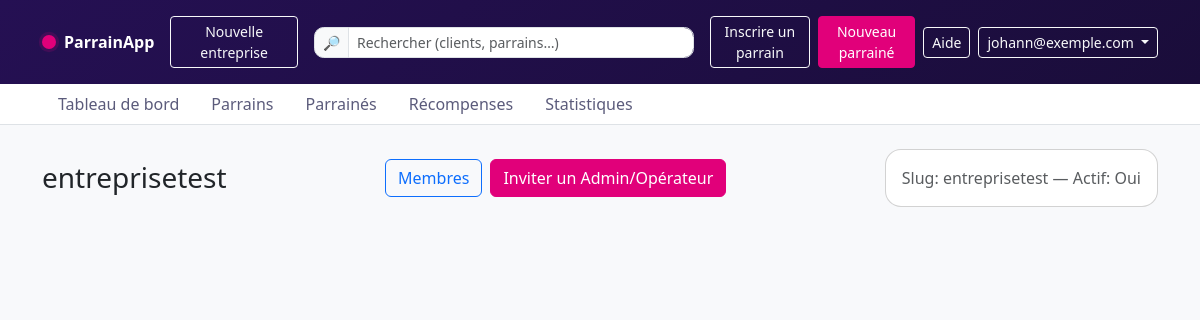
Page /companies/entreprisetest/ (signed in) on the committed database.
### accounts/models.py (models this page shows, shortened)
class User(AbstractUser):
    username = None
    email = models.EmailField(_("email address"), unique=True)
    role = models.CharField(
        max_length=32,
        choices=Roles.choices,
        default=Roles.CLIENT,
    )
    is_verified = models.BooleanField(default=False)
    USERNAME_FIELD = "email"
    REQUIRED_FIELDS = []  # pour createsuperuser
    objects = UserManager()
    @property
    def is_superadmin(self):  # property pour templating simple
        return self.role == Roles.SUPERADMIN

### companies/models.py (models this page shows, shortened)
class Company(models.Model):
    name = models.CharField(max_length=150, unique=True)
    slug = models.SlugField(max_length=180, unique=True, blank=True)
    owner = models.ForeignKey(
        User, on_delete=models.SET_NULL, null=True, blank=True,
        related_name="owned_companies"
    )
    created_by = models.ForeignKey(
        User, on_delete=models.SET_NULL, null=True, blank=True,
        related_name="created_companies"
    )
    is_active = models.BooleanField(default=True)
    created_at = models.DateTimeField(auto_now_add=True)
    class Meta:
        ordering = ["name"]

### companies/views.py (the view)
# urls.py: path("<slug:slug>/", CompanyDetailView.as_view(), name="detail"),
class CompanyDetailView(SuperadminRequiredMixin, View):
    template_name = "companies/company_detail.html"
    def get(self, request, slug):
        company = get_object_or_404(Company, slug=slug)
        return render(request, self.template_name, {"company": company})

### core/permissions.py (called while the page is built)
def is_superadmin(user):
    return getattr(user, "is_authenticated", False) and user.role == "SUPERADMIN"

    def dispatch(self, request, *args, **kwargs):
        if not is_superadmin(request.user):
            raise PermissionDenied
        return super().dispatch(request, *args, **kwargs)

### frontend/templates/companies/company_detail.html (shortened to what this page needs)
{% extends "base.html" %}
{% block content %}
<div class="d-flex align-items-center justify-content-between mb-3">
  <h1 class="h3 mb-0">{{ company.name }}</h1>
  <div class="d-flex gap-2">
    <a class="btn btn-outline-primary" href="{% url 'companies:members' company.slug %}">Membres</a>
    <a class="btn btn-primary" href="{% url 'companies:invite_create' company.slug %}">Inviter un Admin/Opérateur</a>
</div>
<div class="card">
  <div class="card-body">
    <p class="mb-0 text-muted">Slug: {{ company.slug }} — Actif: {{ company.is_active|yesno:"Oui,Non" }}</p>
  </div>
</div>
{% endblock %}

### frontend/templates/_partials/navbar.html (shortened to what this page needs)
<header class="topbar border-bottom sticky-top">
  <div class="topbar-gradient">
    <div class="container py-3">
      <div class="d-flex align-items-center justify-content-between gap-3">
        <a class="navbar-brand d-flex align-items-center gap-2 text-white text-decoration-none" href="{% url 'dashboard:home' %}">
          <span class="brand-dot"></span>
          <span class="fw-bold">ParrainApp</span>
        </a>
              {% if request.user.is_authenticated and request.user.is_superadmin %}
                  <a class="btn btn-sm btn-outline-light" href="{% url 'companies:create' %}">
                    Nouvelle entreprise
                  </a>
              {% endif %}
        <form class="d-none d-md-flex" role="search" style="min-width: 380px;">
          <div class="input-group input-group-sm">
            <span class="input-group-text">🔎</span>
            <input class="form-control" type="search" placeholder="Rechercher (clients, parrains…)" aria-label="Search">
          </div>
        </form>
        <div class="d-flex align-items-center gap-2">
          <a class="btn btn-sm btn-outline-light" href="{% url 'referrals:parrains_list' %}">Inscrire un parrain</a>
          <a class="btn btn-sm btn-primary" href="{% url 'referrals:parraine_list' %}">Nouveau parrainé</a>
          <button class="btn btn-sm btn-outline-light d-none d-md-inline-flex">Aide</button>
          {% if request.user.is_authenticated %}
              <div class="dropdown">
                <button class="btn btn-sm btn-outline-light dropdown-toggle" data-bs-toggle="dropdown">
                  {{ request.user.get_full_name|default:request.user.username|default:request.user.email }}
                </button>
              </div>
            {% else %}
              <a class="btn btn-sm btn-outline-light" href="{% url 'accounts:login' %}">Se connecter</a>
            {% endif %}
        </div>
      </div>
    </div>
  </div>
  <div class="topbar-nav bg-white">
    <div class="container">
      <ul class="nav nav-pills">
        <li class="nav-item">
        <li class="nav-item"><a class="nav-link" href="{% url 'dashboard:home' %}">Tableau de bord</a></li>
        <li class="nav-item"><a class="nav-link" href="{% url 'referrals:home' %}">Parrains</a></li>
        <li class="nav-item"><a class="nav-link" href="{% url 'referrals:home' %}">Parrainés</a></li>
        <li class="nav-item"><a class="nav-link" href="{% url 'dashboard:home' %}">Récompenses</a></li>
        <li class="nav-item"><a class="nav-link" href="{% url 'dashboard:home' %}">Statistiques</a></li>
      </ul>
    </div>
  </div>
</header>

### frontend/static/css/app.css (style rules this page uses)
:root { --brand-primary:#E1007A; --brand-gradient-start:#251053; --brand-gradient-end:#1A0D3A; --brand-ink:#1E164B; }
body { background-color:#f8f9fb }
.topbar-gradient { background: linear-gradient(140deg, var(--brand-gradient-start) 0%, var(--brand-gradient-end) 100%); }
.navbar-brand .brand-dot { width: 14px; height:14px; display:inline-block; border-radius:50%; background: var(--brand-primary); box-shadow: 0 0 0 .2rem rgba(225,0,122,.15); }
.btn-primary { --bs-btn-bg: var(--brand-primary); --bs-btn-border-color: var(--brand-primary); --bs-btn-hover-bg: #c40069; --bs-btn-hover-border-color: #c40069; }
.topbar .form-control { border-radius:.6rem; }
.topbar .input-group-text { border-radius:.6rem 0 0 .6rem; }
.topbar-nav .nav-link { color:#5b5b7b; border-radius:.6rem; }
.card { border-radius:1rem; }

### rows in the picture
User: user.get_full_name "johann@exemple.com"
Company: name "entreprisetest", slug "entreprisetest", is_active "Oui"
